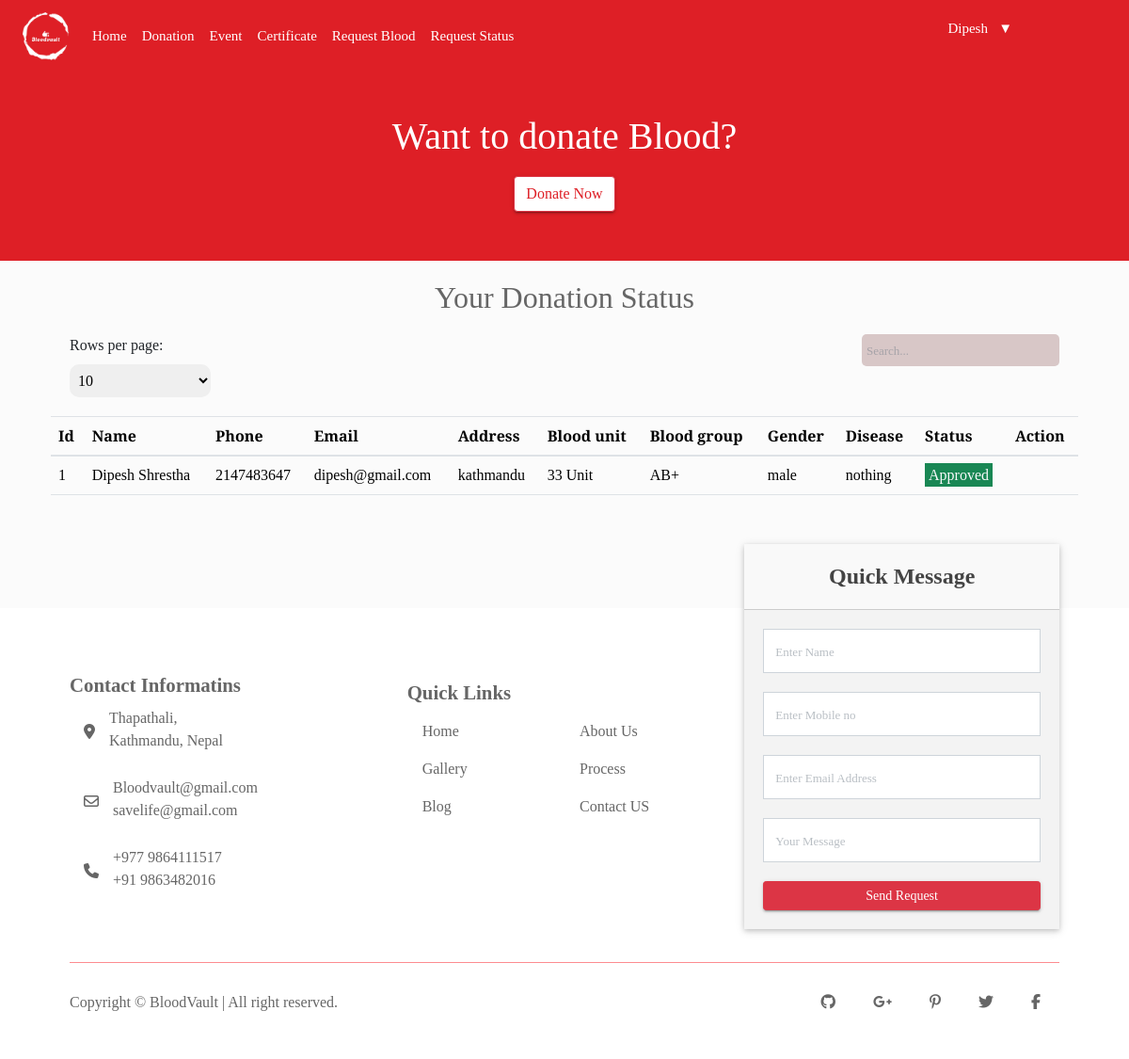
Page /donor/donation.php (signed in) on the committed database.
### tables this page shows
CREATE TABLE `donation` (
  `id` int(4) NOT NULL,
  `name` varchar(40) NOT NULL,
  `phone` int(20) NOT NULL,
  `email` varchar(40) NOT NULL,
  `address` varchar(40) NOT NULL,
  `bloodunit` int(4) NOT NULL,
  `bloodgroup` varchar(5) NOT NULL,
  `gender` varchar(10) NOT NULL,
  `disease` varchar(300) NOT NULL,
  `status` text NOT NULL DEFAULT '0',
  `user_id` int(4) NOT NULL,
  `Date` date NOT NULL DEFAULT current_timestamp()
);

CREATE TABLE `donor` (
  `d_id` int(4) NOT NULL,
  `firstname` varchar(40) NOT NULL,
  `middlename` text NOT NULL,
  `lastname` varchar(40) NOT NULL,
  `username` varchar(40) NOT NULL,
  `dob` date NOT NULL,
  `email` varchar(40) NOT NULL,
  `gender` varchar(30) NOT NULL,
  `bgroup` varchar(10) NOT NULL,
  `occupation` varchar(30) NOT NULL,
  `phone` int(20) NOT NULL,
  `tel` int(20) NOT NULL,
  `province` text NOT NULL,
  `municipality` text NOT NULL,
  `district` varchar(30) NOT NULL,
  `tole` text NOT NULL,
  `ward` int(4) NOT NULL,
  `password` varchar(40) NOT NULL,
  `cpassword` varchar(40) NOT NULL
);

### donor/donation.php (the view, shortened to what this page needs)
<?php
include("includes/header.php");
include("includes/navbar.php");
?>
<section id="body2">
    <div class="title1">
        <h2>Want to donate Blood?</h2>
        <button id="donateButton" class="btn btn-outline-danger m-2">Donate Now</button>
    </div>
</section>
<?php
require_once "backend/connect.php";
$records_per_page = isset($_GET['records_per_page']) ? intval($_GET['records_per_page']) : 10;
$page = isset($_GET['page']) ? intval($_GET['page']) : 1;
$offset = ($page - 1) * $records_per_page;
$id = $_SESSION['user_id'];
$sql = "SELECT * FROM donation inner join donor on donor.d_id=donation.user_id where donor.d_id = $id  ORDER BY id DESC LIMIT ?, ?";
$query = $conn->prepare($sql);
$query->bind_param('ii', $offset, $records_per_page);
$query->execute();
$result = $query->get_result();
$rows = $result->fetch_all(MYSQLI_ASSOC);
?>
<section id="body3">
    <div class="container donationstat">
        <div class="title">
            <h2>Your Donation Status</h2>
        </div>
        <div class="table-search">
            <div class="pagination-options">
                <label for="rows-per-page">Rows per page:</label>
                <select id="rows-per-page" onchange="changeRowsPerPage(this.value)">
                    <option value="10" <?php if ($records_per_page == 10) echo 'selected'; ?>>10</option>
                </select>
            </div>
            <div class="search-container">
                <input type="text" id="search-input" oninput="searchTable()" placeholder="Search...">
            </div>
        </div>
        <table class="table">
            <thead>
                <th>Id</th>
                <th>Name</th>
                <th>Phone</th>
                <th>Email</th>
                <th>Address</th>
                <th>Blood unit</th>
                <th>Blood group</th>
                <th>Gender</th>
                <th>Disease</th>
                <th>Status</th>
                <th>Action</th>
            </thead>
            <tbody>
                <?php
                 if ($rows): ?>
                <?php $i = ($page - 1) * $records_per_page; ?>
                <?php foreach ($rows as $data): ?>
                <tr>
                    <td><?php echo ++$i;?></td>
                    <td><?php echo $data['name']; ?></td>
                    <td><?php echo $data['phone'] ;?></td>
                    <td><?php echo $data['email'] ;?></td>
                    <td><?php echo $data['address'] ;?></td>
                    <td><?php echo $data['bloodunit'] . ' Unit' ;?></td>
                    <td><?php echo $data['bloodgroup'] ;?></td>
                    <td><?php echo $data['gender'];?>
                    </td>
                    <td><?php echo $data['disease'] ;?></td>
                    <td><?php if($data['status'] === '0' ){
                        echo  "<span class='bg-warning text-light p-1'>Pending..</span>";
                    }
                        else if($data['status'] === '1'){
                            echo  "<span class='bg-success text-light p-1'>Approved</span>";
                        }
                        else if($data['status'] === '-1'){
                            echo "<span class='bg-danger text-light p-1'>Rejected</span>";
                        }
                    ?></td>
                    <td>
                    </td>
                </tr>
                <?php endforeach; ?>
                <?php else: ?>
                <tr>
                    <td colspan="11">Record not found.</td>
                </tr>
                <?php endif; ?>
            </tbody>
        </table>
    </div>
</section>
<?php
include("includes/footer.php");
?>

### donor/assets/css/style.css (style rules this page uses)
* { margin: 0px; padding: 0px; list-style: none; box-sizing: border-box; font-family: "Merriweather", serif; }
a:hover, a:focus, input, textarea { text-decoration: none; outline: none; }
h1, h2, h3, h4, h5, h6 { font-family: montserrat; }
html, body { height: 100%; }
body { background-color: #fefefe !important; }
::placeholder { color: #747f8a !important; font-size: 13px; opacity: 0.5 !important; }
.btn { box-shadow: 0 3px 1px -2px rgba(0, 0, 0, 0.2), 0 2px 2px 0 rgba(0, 0, 0, 0.14), 0 1px 5px 0 rgba(0, 0, 0, 0.12); border-radius: 2px; }
.container { max-width: 1170px; }
html { scroll-behavior: smooth; }
body { margin: 0; padding: 0; display: flex; flex-direction: column; min-height: 100vh; background-color: #f1f1f145 !important; font-family: "Merriweather", serif; overflow-x: hidden; }
#body2 .title1 { color: white; background-color: #de1f26; text-align: center; padding: 5px; height: 200px; position: relative; display: flex; justify-content: center; align-items: center; flex-direction: column; }
#body2 .title1 h2 { font-size: 2.5rem; margin-bottom: 10px; }
#body2 .title1 button { outline: none; color: #de1f26; background-color: #fff; }
#body2 input[type="text"], input[type="integer"], input[type="email"], select, textarea { padding: 5px; border: none; border-radius: 10px; outline: none; }
select { height: 35px; }
#body3 .donationstat { margin-top: 20px; margin-bottom: 20px; }
#body3 .donationstat .title { text-align: center; color: #666; font-size: 2.8rem; }
#body1, #body2, #body3, #body4, #body5, #body6, #body7 { flex: 1; }
#body4 .form-group input[type="text"], input[type="number"], select, input[type="file"] { padding: 5px; border: none; border-radius: 10px; outline: none; width: 100%; }
.table-search { display: flex; justify-content: space-between; margin: 20px; }
#search-input { outline: none; padding: 5px; border: none; background-color: #d8c7c7; border-radius: 5px; }

### rows in the picture
donation: name "Dipesh Shrestha", user.phone "2147483647", user.email "dipesh@gmail.com", address "kathmandu", bloodunit "33", bloodgroup "AB+", user.gender "male", disease "nothing", status "Approved"

### other values in the picture
$_SESSION['username'] "Dipesh"
